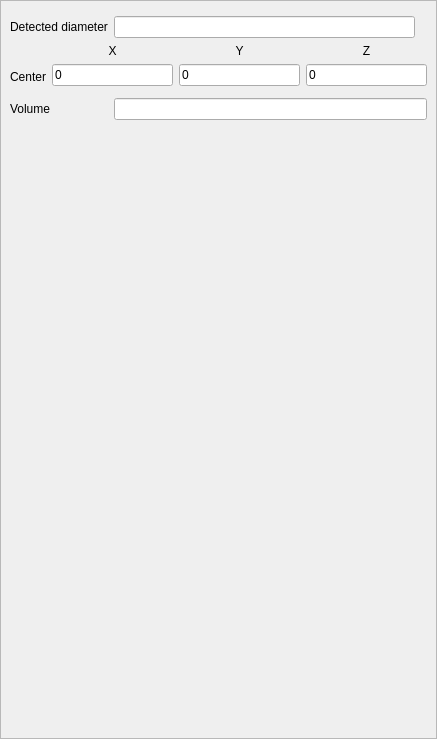
<?xml version="1.0" encoding="UTF-8"?>
<ui version="4.0">
 <class>PropertySphere</class>
 <widget class="QWidget" name="PropertySphere">
  <property name="geometry">
   <rect>
    <x>0</x>
    <y>0</y>
    <width>437</width>
    <height>739</height>
   </rect>
  </property>
  <property name="sizePolicy">
   <sizepolicy hsizetype="Preferred" vsizetype="Preferred">
    <horstretch>0</horstretch>
    <verstretch>0</verstretch>
   </sizepolicy>
  </property>
  <property name="maximumSize">
   <size>
    <width>600</width>
    <height>16777215</height>
   </size>
  </property>
  <property name="windowTitle">
   <string>Sphere properties</string>
  </property>
  <layout class="QGridLayout" name="gridLayout_4">
   <property name="leftMargin">
    <number>0</number>
   </property>
   <property name="topMargin">
    <number>0</number>
   </property>
   <property name="rightMargin">
    <number>0</number>
   </property>
   <property name="bottomMargin">
    <number>0</number>
   </property>
   <item row="0" column="0">
    <widget class="QScrollArea" name="scrollArea">
     <property name="horizontalScrollBarPolicy">
      <enum>Qt::ScrollBarAsNeeded</enum>
     </property>
     <property name="widgetResizable">
      <bool>true</bool>
     </property>
     <widget class="QWidget" name="scrollAreaWidgetContents">
      <property name="geometry">
       <rect>
        <x>0</x>
        <y>0</y>
        <width>435</width>
        <height>737</height>
       </rect>
      </property>
      <layout class="QGridLayout" name="gridLayout_5">
       <item row="6" column="1" colspan="3">
        <widget class="QDoubleEdit" name="volumeDoubleEdit">
         <property name="enabled">
          <bool>true</bool>
         </property>
         <property name="readOnly">
          <bool>true</bool>
         </property>
        </widget>
       </item>
       <item row="4" column="0" colspan="4">
        <layout class="QHBoxLayout" name="SizeLayout_3">
         <item>
          <layout class="QGridLayout" name="gridLayout_6">
           <item row="1" column="0">
            <widget class="QLabel" name="centerLabel">
             <property name="text">
              <string>Center</string>
             </property>
            </widget>
           </item>
           <item row="0" column="0">
            <widget class="QLabel" name="label">
             <property name="text">
              <string/>
             </property>
            </widget>
           </item>
          </layout>
         </item>
         <item>
          <layout class="QVBoxLayout" name="XLayout_3">
           <item>
            <widget class="QLabel" name="XLabel">
             <property name="text">
              <string>X</string>
             </property>
             <property name="alignment">
              <set>Qt::AlignCenter</set>
             </property>
            </widget>
           </item>
           <item>
            <widget class="QDoubleEdit" name="XCenterInfield">
             <property name="enabled">
              <bool>true</bool>
             </property>
             <property name="text">
              <string>0</string>
             </property>
             <property name="frame">
              <bool>true</bool>
             </property>
             <property name="readOnly">
              <bool>false</bool>
             </property>
            </widget>
           </item>
          </layout>
         </item>
         <item>
          <layout class="QVBoxLayout" name="YLayout_3">
           <item>
            <widget class="QLabel" name="YLabel">
             <property name="text">
              <string>Y</string>
             </property>
             <property name="alignment">
              <set>Qt::AlignCenter</set>
             </property>
            </widget>
           </item>
           <item>
            <widget class="QDoubleEdit" name="YCenterInfield">
             <property name="enabled">
              <bool>true</bool>
             </property>
             <property name="text">
              <string>0</string>
             </property>
             <property name="frame">
              <bool>true</bool>
             </property>
             <property name="readOnly">
              <bool>false</bool>
             </property>
            </widget>
           </item>
          </layout>
         </item>
         <item>
          <layout class="QVBoxLayout" name="ZLayout_3">
           <item>
            <widget class="QLabel" name="ZLabel">
             <property name="text">
              <string>Z</string>
             </property>
             <property name="alignment">
              <set>Qt::AlignCenter</set>
             </property>
            </widget>
           </item>
           <item>
            <widget class="QDoubleEdit" name="ZCenterInfield">
             <property name="enabled">
              <bool>true</bool>
             </property>
             <property name="text">
              <string>0</string>
             </property>
             <property name="frame">
              <bool>true</bool>
             </property>
             <property name="readOnly">
              <bool>false</bool>
             </property>
            </widget>
           </item>
          </layout>
         </item>
        </layout>
       </item>
       <item row="8" column="2">
        <spacer name="verticalSpacer">
         <property name="orientation">
          <enum>Qt::Vertical</enum>
         </property>
         <property name="sizeHint" stdset="0">
          <size>
           <width>0</width>
           <height>0</height>
          </size>
         </property>
        </spacer>
       </item>
       <item row="2" column="1">
        <widget class="QDoubleEdit" name="diameterInputField">
         <property name="enabled">
          <bool>true</bool>
         </property>
         <property name="inputMethodHints">
          <set>Qt::ImhNone</set>
         </property>
         <property name="inputMask">
          <string/>
         </property>
         <property name="text">
          <string/>
         </property>
         <property name="frame">
          <bool>true</bool>
         </property>
         <property name="readOnly">
          <bool>false</bool>
         </property>
        </widget>
       </item>
       <item row="6" column="0">
        <widget class="QLabel" name="label_2">
         <property name="text">
          <string>Volume</string>
         </property>
        </widget>
       </item>
       <item row="0" column="0" colspan="4">
        <widget class="GenericPropertiesHead" name="genericPropsHeadWidget" native="true"/>
       </item>
       <item row="5" column="0" colspan="3">
        <widget class="SubPropertyClipping" name="subPropertyClipping" native="true"/>
       </item>
       <item row="7" column="0" colspan="4">
        <widget class="GenericPropertiesFeet" name="genericPropsFeetWidget" native="true"/>
       </item>
       <item row="2" column="0">
        <widget class="QLabel" name="diameterTextLabel">
         <property name="text">
          <string>Detected diameter</string>
         </property>
        </widget>
       </item>
      </layout>
     </widget>
    </widget>
   </item>
  </layout>
 </widget>
 <customwidgets>
  <customwidget>
   <class>QDoubleEdit</class>
   <extends>QLineEdit</extends>
   <header>qdoubleedit.h</header>
  </customwidget>
  <customwidget>
   <class>GenericPropertiesHead</class>
   <extends>QWidget</extends>
   <header location="global">GenericPropertiesHead.h</header>
   <container>1</container>
  </customwidget>
  <customwidget>
   <class>GenericPropertiesFeet</class>
   <extends>QWidget</extends>
   <header>GenericPropertiesFeet.h</header>
   <container>1</container>
  </customwidget>
  <customwidget>
   <class>SubPropertyClipping</class>
   <extends>QWidget</extends>
   <header>SubPropertyClipping.h</header>
   <container>1</container>
  </customwidget>
 </customwidgets>
 <tabstops>
  <tabstop>scrollArea</tabstop>
  <tabstop>XCenterInfield</tabstop>
  <tabstop>YCenterInfield</tabstop>
  <tabstop>ZCenterInfield</tabstop>
 </tabstops>
 <resources>
  <include location="../../../openscantools.qrc"/>
 </resources>
 <connections/>
</ui>
